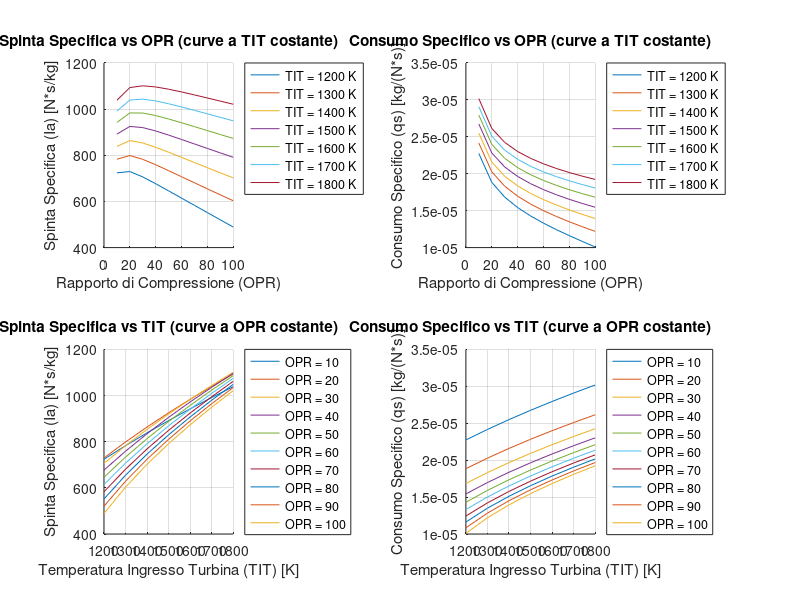

Reproduce this figure in MATLAB.
clc
clearvars

M0 = 0.3;
T_isa = 288.15;
z = 4000;
R_ = 8.314; 'J/mol*K';
Mmol = 0.02896; 'Kg';
vettore_OPR = 10:10:100; 
vettore_TIT = 1200:100:1800;
[OPR, TIT] = meshgrid(vettore_OPR, vettore_TIT);
en = 0.99;
ed = 0.85;
eta_t = 0.90;
mb = 4.5;
gamma = 1.4;
h = 0.0065;
g = 9.81;
Hi = 43000000;

R = R_./Mmol;



T0 = T_isa - h.*z;
a = sqrt(gamma.*R.*T0);
u = a.*M0;



coeff_z = g./(h.*R);

p_isa = 10^5;
p0 = p_isa.*(1 - (0.0065.*z./T_isa) )^coeff_z ;
cp = R.*gamma./(gamma-1);
p0_tot = p0 .* (1 + (gamma-1)./2 .* M0.^2).^(gamma./(gamma-1));

T0_tot = T0 .* (1 + (gamma-1)./2 .* M0.^2);

T2_tot = T0_tot .* OPR.^((gamma-1)./gamma);

p1_tot = ed .* p0_tot;
p3_tot = OPR .* p1_tot;

T4_tot = TIT - T2_tot + T0_tot;
p4_tot = p3_tot .* ( ( T4_tot ./ TIT ) .^ (gamma .* eta_t ./ (gamma-1) ) );
we = sqrt( T4_tot .* (1 - (p0./(p4_tot.*en)).^( (gamma-1) ./gamma ) ) .*2 .*cp );

f = cp.*(TIT - T2_tot) ./ (Hi - cp.*TIT);

'spinta specifica';
'S = spinta = (m+mb).*we - m.*u + Ae(pe-p0)';
'ugello adattato S = (m+mb)*we - m*u ';
'Ia = spinta specifica = S./m = (1 + f)*we - m*u';
Ia = we.*(1+f) - u;


% qs = mb/S = mb/m *Ia = f/Ia
qs = f./Ia;


% =========================================================

figure

% Ia = f(OPR) , TIT costante
subplot(2,2,1);
hold on;
grid on;
xlabel('Rapporto di Compressione (OPR)');
ylabel('Spinta Specifica (Ia) [N*s/kg]');
title('Spinta Specifica vs OPR (curve a TIT costante)');

legenda_TIT = cell(length(vettore_TIT), 1);

for i = 1:length(vettore_TIT)
    plot(vettore_OPR, Ia(i, :));
    legenda_TIT{i} = ['TIT = ', num2str(vettore_TIT(i)), ' K'];
end

legend(legenda_TIT, 'Location', 'bestoutside');


% q_s = f(OPR) , TIT costante
subplot(2,2,2);
hold on;
xlabel('Rapporto di Compressione (OPR)');
ylabel('Consumo Specifico (qs) [kg/(N*s)]');
title('Consumo Specifico vs OPR (curve a TIT costante)');

grid on;
for i = 1:length(vettore_TIT)
    plot(vettore_OPR, qs(i, :));
end

legend(legenda_TIT, 'Location', 'bestoutside');


% Ia = f(TIT) , OPR costante
subplot(2,2,3);
hold on;
grid on;
xlabel('Temperatura Ingresso Turbina (TIT) [K]');
ylabel('Spinta Specifica (Ia) [N*s/kg]');
title('Spinta Specifica vs TIT (curve a OPR costante)');

legenda_OPR = cell(length(vettore_OPR), 1);

for j = 1:length(vettore_OPR)
    plot(vettore_TIT, Ia(:, j));
    legenda_OPR{j} = ['OPR = ', num2str(vettore_OPR(j))];
end

legend(legenda_OPR, 'Location', 'bestoutside');


% q_s = f(TIT), OPR costante
subplot(2,2,4)
hold on;
grid on;
xlabel('Temperatura Ingresso Turbina (TIT) [K]');
ylabel('Consumo Specifico (qs) [kg/(N*s)]');
title('Consumo Specifico vs TIT (curve a OPR costante)')

for j = 1:length(vettore_OPR)
    plot(vettore_TIT, qs(:, j));
end

legend(legenda_OPR, 'Location', 'bestoutside');
